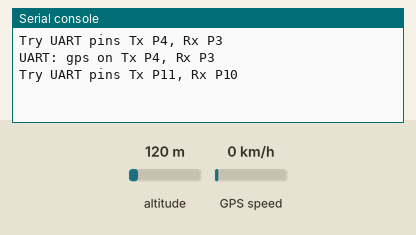
Simulated run of this program. Board: MicroPython board. Parts: the last lines printed to the serial console. The inputs (shaded band) are chosen by the test bench; at power-on: altitude 120 m, GPS speed 0 km/h. The GPS gets a fix after 3 s at 37.7749, -122.4194 with 8 satellites; library files of the repository ran but are not shown: whichUART.py, GPS_dexter.py.

Above: at 4.3 s.
4.4 s: altitude set to 20 m
At 8.16 s:
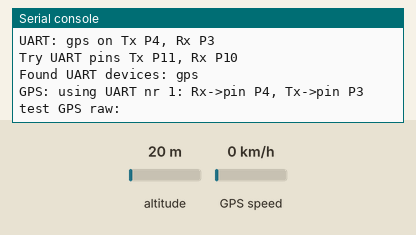
9.5 s: altitude set to 250 m
At 12.1 s:
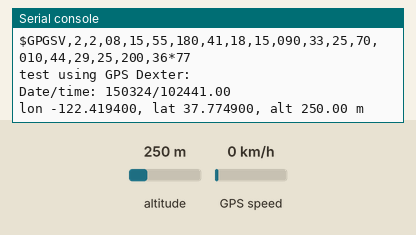

Measured:
- after the input at 9.5 s, the serial console: prints a new line after 1.9 s (image 2)

The program:

gps_test.py
```python
from machine import UART
from time import sleep_ms, ticks_ms

__version__ = "0." + "$Revision: 1.8 $"[11:-2]
__license__ = 'GPLV4'

# dflt pins=(Tx-pin,Rx-pin): wiring Tx-pin -> Rx GPS module
# default UART(port=1,baudrate=9600,timeout_chars=2,pins=('P3','P4'))

try:
  from Config import useGPS
except:
  useGPS = False

uart = [-1]
try:
  from Config import uart
except: pass

try:
  from Config import G_Tx, G_Rx
except:
  import whichUART
  which = whichUART.identifyUART(uart=uart,debug=True)
  try:
    G_Tx = which.G_TX; G_Rx = which.G_RX
    useGPS = which.GPS
  except:
    useGPS = False

if not useGPS: raise OSError("GPS not configured")

print('GPS: using %s nr %d: Rx->pin %s, Tx->pin %s' % (useGPS,len(uart),G_Tx,G_Rx))

last_read = 0
def readCR(serial):
  global last_read
  if not last_read:
    serial.readall()
    last_read = ticks_ms()
  last_read = ticks_ms()-last_read
  if last_read < 200 and last_read >= 0:
    sleep_ms(200-last_read)
  try:
    line = serial.readline().decode('utf-8')
  except:
    print('Read line error')
    line = ''
  last_read = ticks_ms()
  return line.strip()

try:
    print("test GPS raw:")
    ser = UART(1,baudrate=9600,timeout_chars=80,pins=(G_Tx,G_Rx))
    for cnt in range(10):
      try:
        x=readCR(ser)
      except:
        print("Cannot read GPS data")
        break
      print(x)
      sleep_ms(200)

    print("test using GPS Dexter:")
    import GPS_dexter as GPS
    # UART Pins pins=(Tx,Rx) default Tx=P3 and Rx=P4
    gps = GPS.GROVEGPS(port=1,baud=9600,debug=False,pins=(G_Tx,G_Rx))
    for cnt in range(10):
      data = gps.MyGPS()
      if data:
        print("Date/time: %s/%s" % (data['date'],data['timestamp']))
        print("lon %.6f, lat %.6f, alt %.2f m" % (data['longitude'],data['latitude'],data['altitude']))
        # print(data)
        gps.debug = False
      else:
        print('No satellites found for a fit')
        print('Turn on debugging')
        gps.debug = True
      sleep_ms(5000)

except:
    print("Unable to get GPS data  on port %s" % useGPS)
import sys
sys.exit()


# raw  GPS output something like
'''
$GPGGA,001929.799,,,,,0,0,,,M,,M,,*4C
$GPGSA,A,1,,,,,,,,,,,,,,,*1E
$GPGSV,1,1,00*79
$GPRMC,001929.799,V,,,,,0.00,0.00,060180,,,N*46
$GPGGA,001930.799,,,,,0,0,,,M,,M,,*44
$GPGSA,A,1,,,,,,,,,,,,,,,*1E
'''
```

Config.py
```python
# Replace with your own OTAA keys,
# obtainable through the "files" widget in Managed IoT Cloud.

# TTN register:
#          app id  ???, dev id ???
Network = 'TTN' # or 'WiFi'
# OTAA keys
#
#	maak TTN account aan (ttn.org)
#	genereer keys via ttn
#
dev_eui = "AAAA807D3A939eb4"
app_eui = "70B3D57ED000A4D3"
app_key = "84280F838341190C205451D18CE954E4"

# ABP keys
# dev_addr  = "26xxxxF1"
# nwk_swkey = "E8xxxxxxxxxxxxxxxxxxxxxxxxxxxx9C"
# app_swkey = "03xxxxxxxxxxxxxxxxxxxxxxxxxxxx02"

# wifi AP or Node
W_SSID = 'MySense-PyCom'
W_PASS = 'acacadabra'

# define 0 if not used (GPS may overwrite this)
# thisGPS = [0.0,0.0,0.0] # (LAT,LON,ALT)

# uncomment if calibration is known
# # date, reference to ?
# calibrate = {
#     "temperature": [0,1],
#     "humidity": [0,1],
#     "pressure": [0,1],
#     "gas": [0,1],
#     "gas base": 0+1.0*178644.6, # use gas calibration
#     "pm1": [0,1],
#     "pm25": [0,1],
#     "pm10": [0,1],
#}

# auto detect I2C address if module is wired/connected
# Meteo: BME280, BME680, SHT31
# meteo module is auto detected
# useMeteo = 'I2C'# I2C bus, None: disabled
# if BME == 680:
M_gBase = 430940.4 # BME680 gas base line (dflt None or missing: recalculate)

# use oled display None: disabled
useSSD = 'I2C' # deprecated
#useSSD = 'SPI' # if not on I2C bus
# useDisplay = True  # or 'I2C'
# SPI pins
#S_CLKI = 'P19'  # brown D0
#S_MOSI = 'P18'  # white D1
#S_MISO = 'P16'  # NC
# SSD pins on GPIO
#S_DC   = 'P20'  # purple DC
#S_RES  = 'P21'  # gray   RES
#S_CS   = 'P17'  # blew   CS

# SDA wire is white, SCL wire is yellow or gray
# I2Cpins = [('P23','P22')] # I2C pins [(SDA,SCL), ...]
# I2Cdevices = [
#         ('BME280',0x76),('BME280',0x77), # BME serie Bosch
#         ('SHT31',0x44),('SHT31',0x45),   # Sensirion serie
#         ('SSD1306',0x3c)                 # oled display
#    ]

# uart allocations number from 0 (0,1,2) PCB nr TTL 3, 2, 1
# uart = [-1] # leave 0 free (USB TTL expansion board)  (Tx, Rx), ...
# UARTpins=[('P4','P3'),('P11','P10')] # default UART pins used by auto detect device

# useGPS = 'UART'      # None or False if not present
# G_Tx = 'P11'    # white GPS Rx
# G_Rx = 'P10'    # yellow GPS Tx

#sampling = 60   # sample time for dust
#sleep_time = 5  # interval time between samples
# calibration Taylor factors
#calibrate = None # or e.g. { 'temperature': [-6.2,1], 'pm1': [-20.0,0.5], ...}

# useDust = 'UART'     # UART, use False if not present
dust = 'PMS7003'     # define 0 if not
# D_Tx = 'P4'     # yellow Rx module
# D_Rx = 'P3'     # white Tx module
#sampling = 60  # secs, default dust sampling timing
# Dext = '' # only Plantower/Sensirion: '_cnt' for pcs/0.1 dm3 (dflt: ug/m3)
Dext = True   # send PM count PMnn_cnt to database server
```
